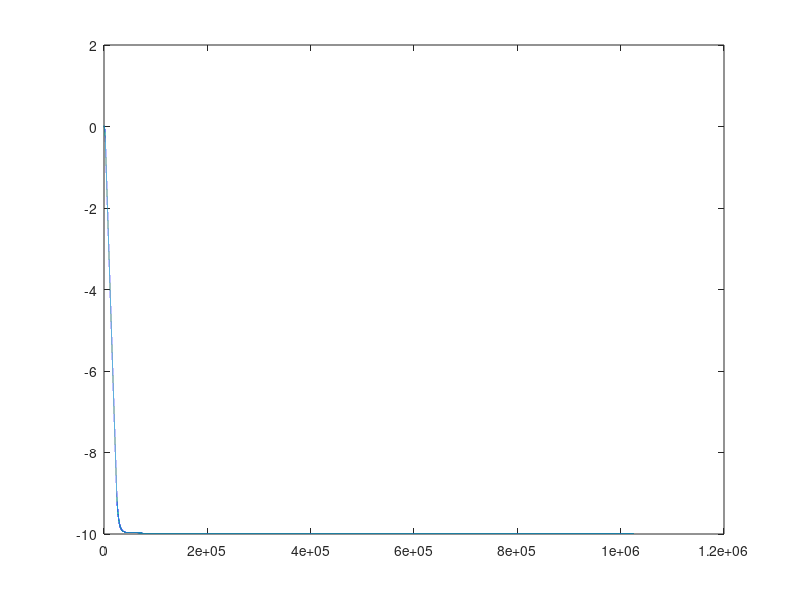

Source code (MATLAB):
clc, clear all ;
sig_length = 1024000 ; % signal length
fx = 2000000 ; % input signal frequency
fs = 16368000 ; % sampling frequency
x = sin(2*pi * fx/fs * (0:sig_length-1)) ; % input signal

f_nco_base = 2000010 ;
data_mixed_I = zeros(sig_length,1) ;
data_mixed_Q = zeros(sig_length,1) ;
data_lpf_I = zeros(sig_length,1) ;
data_lpf_Q = zeros(sig_length,1) ;
data_theta = zeros(sig_length,1) ;
data_lf_theta = zeros(sig_length,1) ; 
data_nco_ctl = zeros(sig_length,1) ; 

nco_ctl = 0 ;
mixer_I1 = 0 ;
mixer_Q1 = 0 ;
lpf_I = 0 ;
lpf_I1 = 0 ;
lpf_Q = 0 ;
lpf_Q1 = 0 ;

% lowpass filter coefs
lpf_b = 0.981 ;
lpf_a = 0.0095 ;

% loop filter constants - tsui related values
ts = 1/fs ;
zu_cl = 0.7 ;             % damping ratio
%zu_cl = 1 ;             % damping ratio
k0k1_cl = 4*pi * 100 ;      % gain
B_cl = 20 ;                 % noise bandwith
omega_cl = 8*zu_cl*B_cl / (4*zu_cl^2 + 1) ;
C1_cl = (1/k0k1_cl) * (8*zu_cl*omega_cl*ts / (4 + 4*zu_cl*omega_cl*ts + (omega_cl*ts)^2) ) ;
C2_cl = (1/k0k1_cl) * (4*(omega_cl*ts)^2   / (4 + 4*zu_cl*omega_cl*ts + (omega_cl*ts)^2) ) ;

% loop filter queues
y_theta_cl = zeros(3,1) ;
x_theta_cl = zeros(3,1) ;


for n=1:sig_length
    nco_sample = exp(j*2*pi*(f_nco_base+nco_ctl)/fs*(n-1)) ;
    mixer_I = x(n)*real(nco_sample) ;
    mixer_Q = x(n)*imag(nco_sample) ;

    % I lowpass filter
    lpf_I = lpf_b*lpf_I1 + lpf_a*mixer_I + lpf_a*mixer_I1 ;
    mixer_I1 = mixer_I ;
    lpf_I1 = lpf_I ;
    
    % Q lowpass filter
    lpf_Q = lpf_b*lpf_Q1 + lpf_a*mixer_Q + lpf_a*mixer_Q1 ;
    mixer_Q1 = mixer_Q ;
    lpf_Q1 = lpf_Q ;
    
    % descriminator
    if lpf_I1==0
        theta = 0 ;
    else
        theta = atan(lpf_Q1/lpf_I1) ;
    end
    
    % loop filter
    x_theta_cl(3) = theta ;
    y_theta_cl(3) = k0k1_cl*(C1_cl+C2_cl)*x_theta_cl(2) - k0k1_cl*C1_cl*x_theta_cl(1) - ...
                (k0k1_cl*(C1_cl+C2_cl) - 2)*y_theta_cl(2) - (1 - k0k1_cl*C1_cl)*y_theta_cl(1) ;
    y_theta_cl(1:2) = y_theta_cl(2:3) ;
    x_theta_cl(1:2) = x_theta_cl(2:3) ;
    
    lf_theta = y_theta_cl(3) ;
    
    nco_ctl = lf_theta*80 ;    
    
    % collect data
    data_mixed_I(n) = mixer_I ;
    data_mixed_Q(n) = mixer_Q ;
    data_lpf_I(n) = lpf_I ;
    data_lpf_Q(n) = lpf_Q ;
    data_theta(n) = theta ;
    data_lf_theta(n) = lf_theta ;
    data_nco_ctl(n) = nco_ctl ;
    
end

%figure(1),hold off, plot(data_mixed_Q,'r-'),hold on,plot(data_lpf_Q)
%figure(2), plot(data_theta), grid on
%figure(3), plot(data_lf_theta), grid on
figure(1), plot(data_nco_ctl) ;